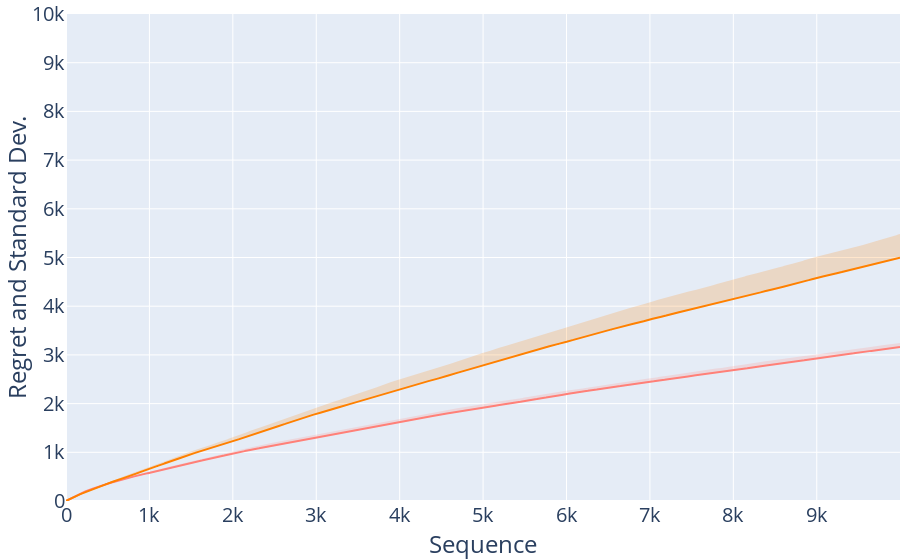

Notebook cell for this chart:
### Code cell
n_folds = 10
horizon = 9999

game = 'LE'
context = 'MNIST'


colors = [   [250,0,0], [255,128,0], [255,128,120],  ] 
labels = [     'randneuralcbpside', 'random', 'ineural' ] 


fig = go.Figure( )

final_regrets = []

for color, label in list(zip(colors, labels))[::-1]:

    r,g,b = color

    direct = './results/'
    path = os.path.join(direct, 'case2_{}_{}_{}_{}.pkl.gz'.format(context,horizon,n_folds,label) )
    result = loadall_results2(path, n_folds)
    result = result[1:]
    result = result.astype(np.float32)

    final_regrets.append( result[:,-1] )
    
    regret =  np.mean(result,0) 
    xcoords = np.arange(0,horizon,1).tolist()
    std =  np.std( result , 0 )
    upper_regret = regret + std


    fig.add_trace(go.Scatter(x=xcoords, y=regret, line=dict(color='rgb({},{},{})'.format(r,g,b),  dash=  'solid' ), mode='lines',  name=label,  showlegend=False )) # 
    fig.add_trace(   go.Scatter( x=xcoords+xcoords[::-1], y=upper_regret.tolist()+regret.tolist()[::-1],  fill='toself', fillcolor='rgba({}, {}, {},0.2)'.format(r,g,b), 
                            line=dict(color='rgba(255,255,255,0)'),   hoverinfo="skip",  showlegend=False )   )


    
fig.update_layout(autosize=False,
                  xaxis_title="Sequence", yaxis_title="Regret and Standard Dev.",  margin=go.layout.Margin( l=0,   r=0,   b=0,    t=0, ),   font=dict(size=20,) )
                  #legend= dict(yanchor="top",y=0.98,xanchor="left",x=0.1

# fig.update_yaxes( type="log" )
# fig.write_image("./hard_LE.pdf")

# fig.update_xaxes( type="log" )
# fig.write_image("./hard_LE_log.pdf")

fig.update_layout( yaxis=dict(range=[0, 10000] ) )


fig.show()
#fig.write_image("./cr_{}_{}.pdf".format(task, game) )

# final_regrets = np.array(final_regrets)
# final = [ ( np.argmin(final_regrets[:,i]), i) for i in range(n_folds) ]

### Figure 1 — Plotly figure (JSON) as saved in the notebook; plotly's stock layout.template omitted (floating-point values rounded to 4 significant figures; data arrays with more than 128 entries replaced by an {"elided": "..."} marker saying what was removed)
{"data": [{"line": {"color": "rgb(255,128,120)", "dash": "solid"}, "mode": "lines", "name": "ineural", "showlegend": false, "type": "scatter", "x": {"elided": "9999 int values"}, "y": {"elided": "9999 float values"}}, {"fill": "toself", "fillcolor": "rgba(255, 128, 120,0.2)", "hoverinfo": "skip", "line": {"color": "rgba(255,255,255,0)"}, "showlegend": false, "type": "scatter", "x": {"elided": "19998 int values"}, "y": {"elided": "19998 float values"}}, {"line": {"color": "rgb(255,128,0)", "dash": "solid"}, "mode": "lines", "name": "random", "showlegend": false, "type": "scatter", "x": {"elided": "9999 int values"}, "y": {"elided": "9999 float values"}}, {"fill": "toself", "fillcolor": "rgba(255, 128, 0,0.2)", "hoverinfo": "skip", "line": {"color": "rgba(255,255,255,0)"}, "showlegend": false, "type": "scatter", "x": {"elided": "19998 int values"}, "y": {"elided": "19998 float values"}}, {"line": {"color": "rgb(250,0,0)", "dash": "solid"}, "mode": "lines", "name": "randneuralcbpside", "showlegend": false, "type": "scatter", "x": {"elided": "9999 int values"}, "y": {"elided": "9999 null values"}}, {"fill": "toself", "fillcolor": "rgba(250, 0, 0,0.2)", "hoverinfo": "skip", "line": {"color": "rgba(255,255,255,0)"}, "showlegend": false, "type": "scatter", "x": {"elided": "19998 int values"}, "y": {"elided": "19998 null values"}}], "layout": {"autosize": false, "font": {"size": 20}, "margin": {"b": 0, "l": 0, "r": 0, "t": 0}, "xaxis": {"title": {"text": "Sequence"}}, "yaxis": {"range": [0, 10000], "title": {"text": "Regret and Standard Dev."}}}}
